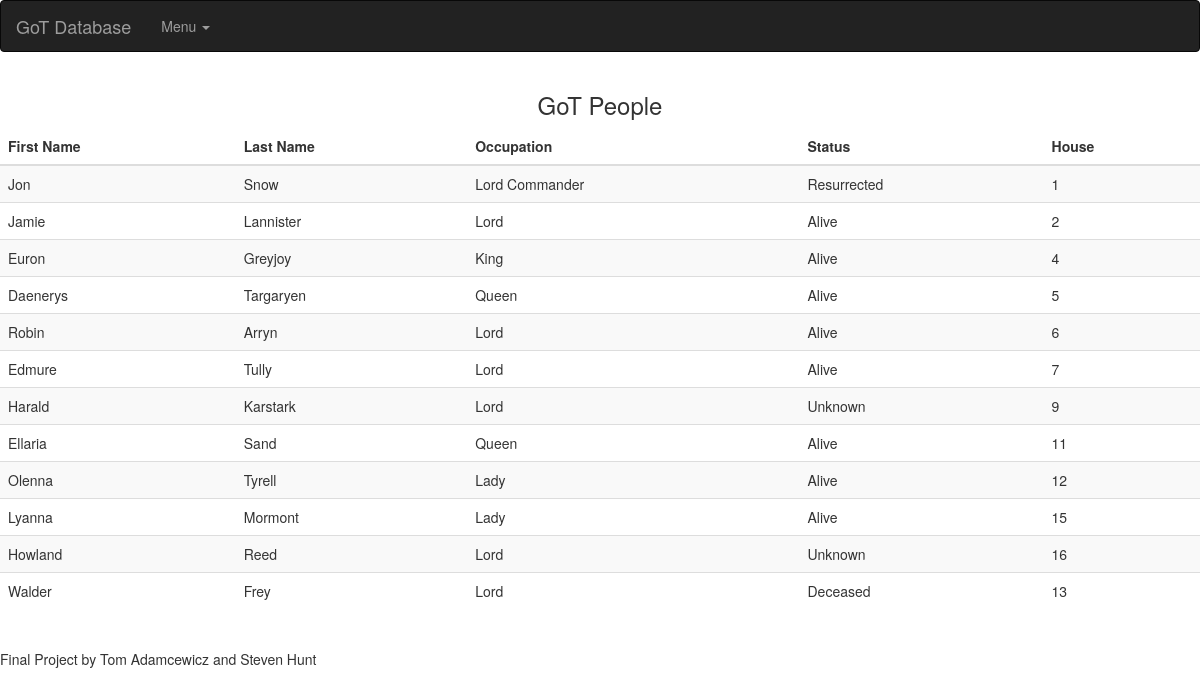
Before: / with the older database file.
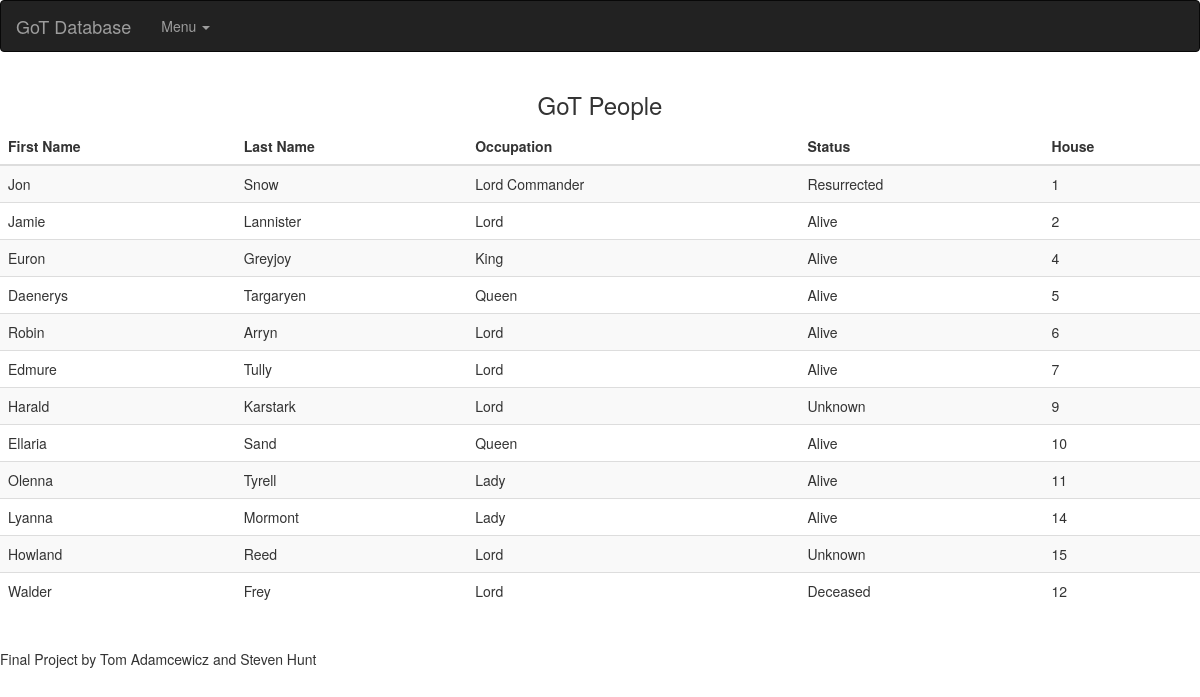
After: the same page with the newer database file.
### tables this page shows
CREATE TABLE GoTPeople
(
 id INT AUTO_INCREMENT PRIMARY KEY,
 FirstName VARCHAR(255) NOT NULL,
 LastName VARCHAR(255),
 Occupation VARCHAR(255),
 Status VARCHAR(255),
 HouseId INT
);

### index.php (the view, shortened to what this page needs)
<?php
$dbhost = 'oniddb.cws.oregonstate.edu';
$dbname = 'adamcewt-db';
$dbuser = 'adamcewt-db';
$dbpass = 'lvM53HhGM1h1R6OO';
$mysqli = new mysqli($dbhost, $dbuser, $dbpass, $dbname);
?>
<!DOCTYPE html>
<html lang="en">
<head>
    <link href="css/bootstrap.min.css" rel="stylesheet">
</head>
<body>
<nav class="navbar navbar-inverse">
      <div class="container-fluid">
        <div class="navbar-header">
          <a class="navbar-brand" href="index.php">GoT Database</a>
        </div>
        <div class="collapse navbar-collapse" id="bs-example-navbar-collapse-2">
          <ul class="nav navbar-nav">
            <li class="dropdown">
              <a aria-expanded="false" class="dropdown-toggle" data-toggle="dropdown" href="#" role="button">Menu <span class="caret"></span></a>
            </li>
          </ul>
        </div>
      </div>
    </nav>
<div class="table-responsive">
<table class="table table-sm table-striped table-hover">
	<h3 class="text-center">GoT People</h3>
  <thead class="thead thead-default">
		<tr>
			<th>First Name</th>
			<th>Last Name</th>
			<th>Occupation</th>
      <th>Status</th>
      <th>House</th>
		</tr>
  </thead>
<?php
if(!($stmt = $mysqli->prepare("SELECT FirstName, LastName, Occupation, Status, HouseId FROM GoTPeople"))){
  echo "Prepare failed: "  . $stmt->errno . " " . $stmt->error;
}
if(!$stmt->execute()){
  echo "Execute failed: "  . $mysqli->connect_errno . " " . $mysqli->connect_error;
}
if(!$stmt->bind_result($FirstName, $LastName, $Occupation, $Status, $HouseId)){
	echo "Bind failed: "  . $mysqli->connect_errno . " " . $mysqli->connect_error;
}
while($stmt->fetch()){
 echo "<tr>\n<td>" . $FirstName . "</td>\n<td>" . $LastName . "</td>\n<td>" . $Occupation . "</td>\n<td>" . $Status . "</td><td>". $HouseId . "</td>\n</tr>\n";
}
?>
</table>
</div>
<br>
<footer> Final Project by Tom Adamcewicz and Steven Hunt</footer>
<br>
</body>
</html

Changed rows visible on the page:
changed gotpeople "Ellaria": HouseId "11" → "10"
changed gotpeople "Olenna": HouseId "12" → "11"
changed gotpeople "Lyanna": HouseId "15" → "14"
changed gotpeople "Howland": HouseId "16" → "15"
changed gotpeople "Walder": HouseId "13" → "12"
